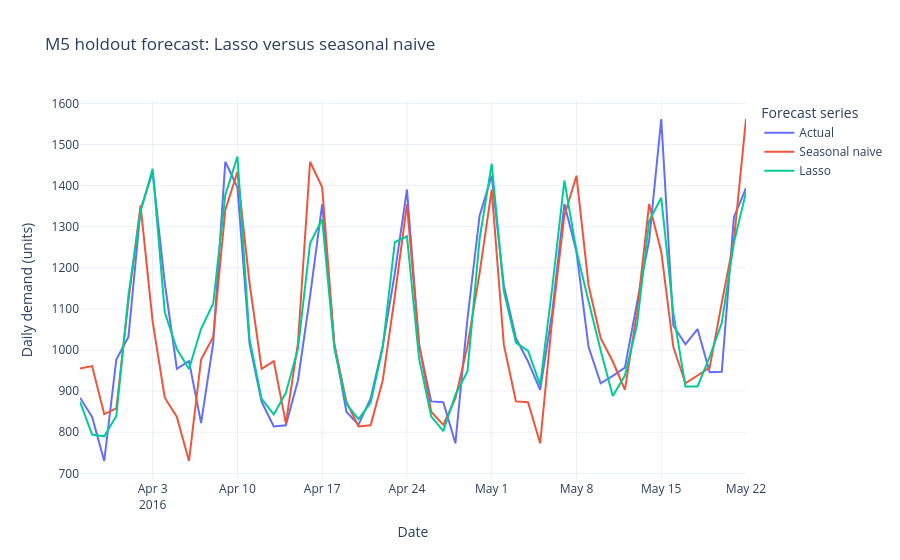

The cell this chart's notebook holds for it:
### Markdown cell above
### 9.1 Interactive Plotly forecast visualization

This interactive chart complements the static diagnostic plots. Hovering reveals exact dates and demand values, while legend controls allow the actual series, seasonal baseline, and selected model to be compared individually.

### Code cell
import plotly.express as px

plotly_forecasts = comparison.rename(columns={"demand": "Actual"}).melt(
    id_vars="date",
    value_vars=["Actual", "Seasonal naive", best_name],
    var_name="Series",
    value_name="Demand"
)

interactive_forecast = px.line(
    plotly_forecasts,
    x="date",
    y="Demand",
    color="Series",
    title=f"M5 holdout forecast: {best_name} versus seasonal naive",
    labels={"date": "Date", "Demand": "Daily demand (units)"},
    template="plotly_white"
)
interactive_forecast.update_layout(
    hovermode="x unified",
    legend_title_text="Forecast series",
    xaxis_title="Date",
    yaxis_title="Daily demand (units)"
)
interactive_forecast.show()
